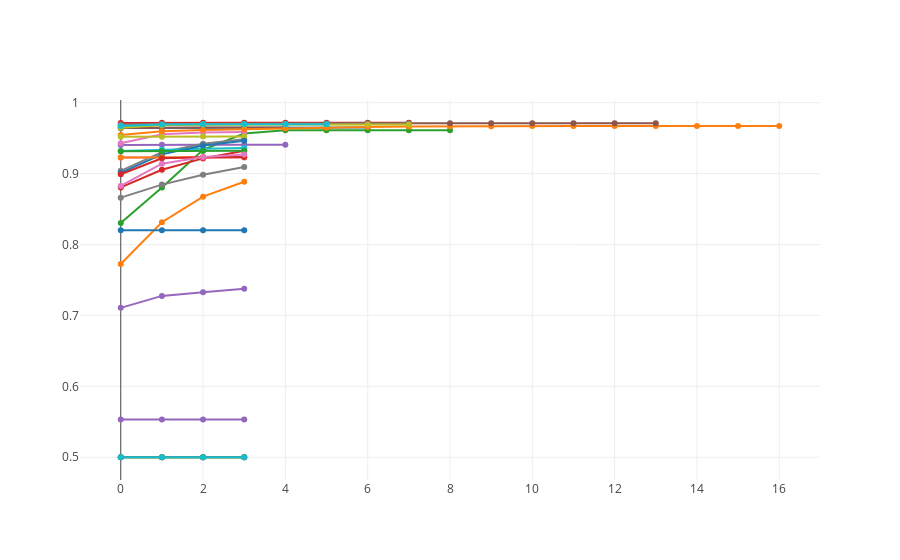

Notebook code cell kept with this figure:
### Code cell
plot_intermediate_values(clf.studies[0])

### Figure 1 — Plotly figure (JSON) as saved in the notebook; plotly's stock layout.template omitted (floating-point values rounded to 4 significant figures)
{"data": [{"type": "scatter", "uid": "b1f46467-4d4f-45b7-8d3d-871fbcc3c601", "x": [0, 1, 2, 3, 4, 5, 6], "y": [0.9644, 0.9644, 0.965, 0.9651, 0.9651, 0.9651, 0.9651]}, {"type": "scatter", "uid": "2bcc3332-1ca7-490c-ad55-bace029326d0", "x": [0, 1, 2, 3], "y": [0.7726, 0.8314, 0.8676, 0.8886]}, {"type": "scatter", "uid": "7700b6da-85bf-43e3-8b66-c1d84db3ae43", "x": [0, 1, 2, 3, 4, 5, 6, 7, 8], "y": [0.8303, 0.8803, 0.9336, 0.9566, 0.9611, 0.9612, 0.9612, 0.9612, 0.9612]}, {"type": "scatter", "uid": "c590a959-415f-405f-b17d-2540d59f6a02", "x": [0, 1, 2, 3], "y": [0.8806, 0.9054, 0.9215, 0.9323]}, {"type": "scatter", "uid": "a4aea593-e6d1-44b4-8cb5-8c79bc90207d", "x": [0, 1, 2, 3, 4], "y": [0.9403, 0.9409, 0.9409, 0.9409, 0.9409]}, {"type": "scatter", "uid": "2636acfb-6320-483e-8138-2f13d592de7c", "x": [0, 1, 2, 3, 4], "y": [0.9644, 0.965, 0.965, 0.965, 0.965]}, {"type": "scatter", "uid": "7a88a7ef-2438-4c15-bd9d-8dc2b6b9f68a", "x": [0, 1, 2, 3], "y": [0.943, 0.9554, 0.9581, 0.9588]}, {"type": "scatter", "uid": "dd27bd2b-80a9-4b27-9f78-a04d17071db7", "x": [0, 1, 2, 3], "y": [0.904, 0.9302, 0.9423, 0.9487]}, {"type": "scatter", "uid": "0c17fe74-63da-471d-a567-bc8fe05977e7", "x": [0, 1, 2, 3], "y": [0.5, 0.5, 0.5, 0.5]}, {"type": "scatter", "uid": "19686274-71c0-4b7d-aa32-3aaa3158a599", "x": [0, 1, 2, 3], "y": [0.932, 0.9339, 0.9352, 0.936]}, {"type": "scatter", "uid": "bf799929-234d-4163-8fba-670fd1546c3c", "x": [0, 1, 2, 3], "y": [0.8202, 0.8202, 0.8202, 0.8202]}, {"type": "scatter", "uid": "e6ab559e-5b39-4c84-96c4-2e901b7a2ae3", "x": [0, 1, 2, 3, 4, 5, 6, 7, 8, 9, 10, 11, 12, 13, 14, 15, 16], "y": [0.9545, 0.9597, 0.9615, 0.9627, 0.9638, 0.9648, 0.9657, 0.9663, 0.9667, 0.9669, 0.9671, 0.9671, 0.9671, 0.9671, 0.9671, 0.9671, 0.9671]}, {"type": "scatter", "uid": "42545011-98d2-41e7-98e6-a8bd1b72ef9e", "x": [0, 1, 2, 3], "y": [0.5, 0.5, 0.5, 0.5]}, {"type": "scatter", "uid": "b5dba5aa-0d53-4d8e-b105-9bf2ed03351f", "x": [0, 1, 2, 3, 4, 5, 6, 7], "y": [0.9713, 0.9717, 0.9717, 0.9717, 0.9717, 0.9717, 0.9717, 0.9717]}, {"type": "scatter", "uid": "2f8337bc-6a10-4418-a8be-7f9d2e046002", "x": [0, 1, 2, 3], "y": [0.7107, 0.7275, 0.7326, 0.7377]}, {"type": "scatter", "uid": "d67308a0-b0a9-4632-88cd-ab42c0c158f4", "x": [0, 1, 2, 3], "y": [0.5, 0.5, 0.5, 0.5]}, {"type": "scatter", "uid": "d081e6dc-3344-4a19-94f7-6ae2ea1e3763", "x": [0, 1, 2, 3], "y": [0.9226, 0.9227, 0.9227, 0.9228]}, {"type": "scatter", "uid": "68f32a49-9d02-4feb-9e7d-2070f9b704cc", "x": [0, 1, 2, 3], "y": [0.8661, 0.8845, 0.8985, 0.9094]}, {"type": "scatter", "uid": "01d2c4fd-b774-4ef3-9c00-7058f3791d1b", "x": [0, 1, 2, 3], "y": [0.9519, 0.9519, 0.9524, 0.9524]}, {"type": "scatter", "uid": "9e021723-d9f8-4b36-aed9-58e0e646891e", "x": [0, 1, 2, 3], "y": [0.5, 0.5, 0.5, 0.5]}, {"type": "scatter", "uid": "030a79af-3e5b-42be-ba65-15fdd902a652", "x": [0, 1, 2, 3], "y": [0.9011, 0.9272, 0.9398, 0.9465]}, {"type": "scatter", "uid": "9805512f-d365-4eb3-b13a-e81caf7c2124", "x": [0, 1, 2, 3], "y": [0.9229, 0.923, 0.9231, 0.9231]}, {"type": "scatter", "uid": "9b42ae21-1274-45e3-b764-f15700615b12", "x": [0, 1, 2, 3], "y": [0.9314, 0.9317, 0.932, 0.9323]}, {"type": "scatter", "uid": "d1d75d60-ba84-4f13-85d9-a39f94ba7234", "x": [0, 1, 2, 3], "y": [0.8991, 0.9217, 0.9232, 0.9234]}, {"type": "scatter", "uid": "9d796b5b-36a6-48b8-a2b5-b7c2dfa636a8", "x": [0, 1, 2, 3], "y": [0.5533, 0.5533, 0.5533, 0.5533]}, {"type": "scatter", "uid": "a2558371-e06d-4b04-a0f6-f18c764e0616", "x": [0, 1, 2, 3, 4, 5, 6, 7, 8, 9, 10, 11, 12, 13], "y": [0.967, 0.9689, 0.9697, 0.9702, 0.9705, 0.9708, 0.9709, 0.971, 0.9711, 0.9711, 0.9711, 0.9711, 0.9711, 0.9711]}, {"type": "scatter", "uid": "332cd7d9-4720-4f06-8d67-a457c5c449d5", "x": [0, 1, 2, 3], "y": [0.8826, 0.9139, 0.9234, 0.927]}, {"type": "scatter", "uid": "b7855ef7-bfb6-4189-8e37-d413a526d50b", "x": [0, 1, 2, 3, 4, 5, 6, 7], "y": [0.9688, 0.9701, 0.9701, 0.9702, 0.9702, 0.9702, 0.9702, 0.9702]}, {"type": "scatter", "uid": "4e118662-35fc-4c16-955a-9e07692862f7", "x": [0, 1, 2, 3, 4, 5, 6, 7], "y": [0.9649, 0.9683, 0.9691, 0.9691, 0.9691, 0.9691, 0.9691, 0.9691]}, {"type": "scatter", "uid": "44b54ae0-9f93-4ff7-be2a-a115fe4f856d", "x": [0, 1, 2, 3, 4, 5], "y": [0.9673, 0.9693, 0.9697, 0.9697, 0.9697, 0.9697]}], "layout": {"showlegend": false}}
